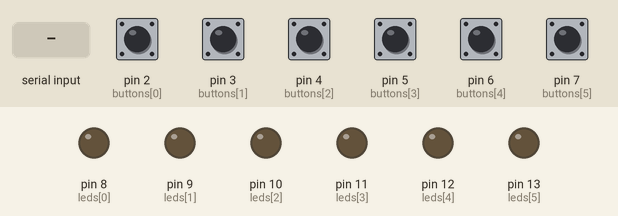
Recording of a sketch running on a simulated Arduino Uno, built with avr-gcc and run on an emulated ATmega328P. On the bench: output pins drawn as LEDs (lit = HIGH). The inputs (shaded band) are chosen by the test bench; at power-on: pin 7 (buttons[5]) HIGH, pin 2 (buttons[0]), pin 3 (buttons[1]), pin 4 (buttons[2]), pin 5 (buttons[3]), pin 6 (buttons[4]) LOW. What the sketch prints to the serial monitor is not drawn.

Above: at 1.2 s.
1.3 s: "90,45\n" received over Serial
At 2.7 s:
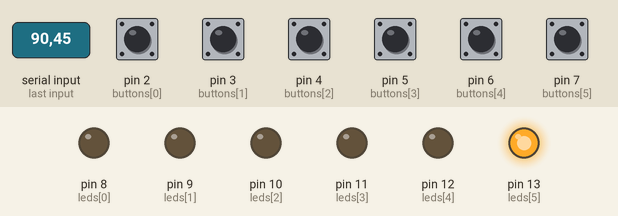
4.3 s: pin 2 (buttons[0]) pulled HIGH for 0.15 s
At 4.37 s:
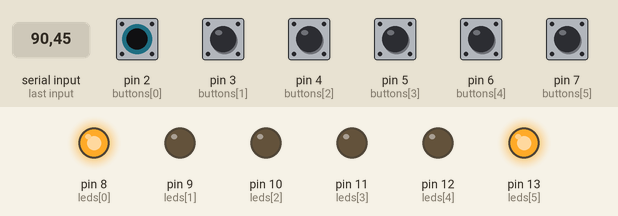
5.9 s: pin 3 (buttons[1]) pulled HIGH for 0.15 s
At 5.97 s:
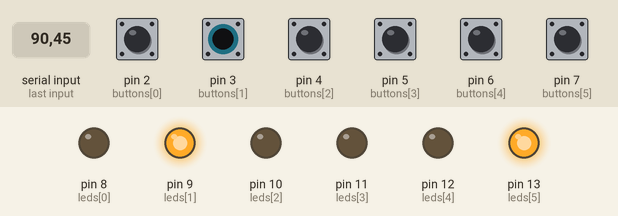
7.5 s: pin 4 (buttons[2]) pulled HIGH for 0.15 s
At 7.57 s:
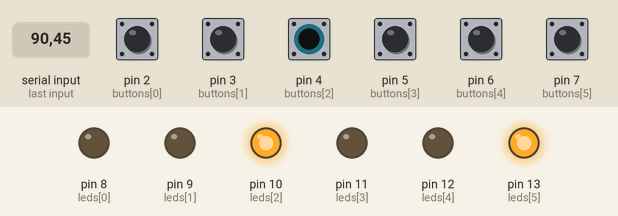
9.1 s: "30,150\n" received over Serial
At 11.5 s:
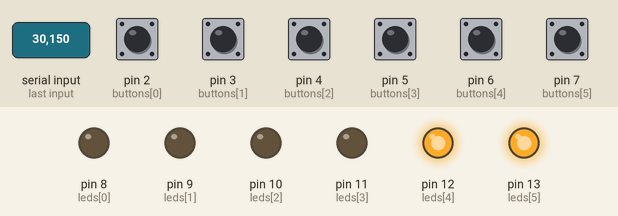
12.1 s: pin 2 (buttons[0]) driven HIGH and pin 3 (buttons[1]) driven HIGH
At 13.5 s:
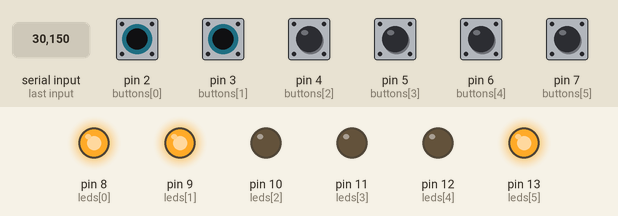
Timing chart, 0 to 14.6 s (numbered marks = the images above; inputs shaded):
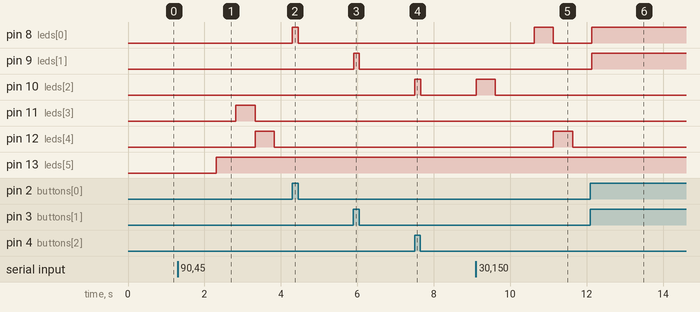

The sketch:

led.ino
```cpp
const int leds[] = {8, 9, 10, 11, 12, 13};
const int buttons[] = {2, 3, 4, 5, 6, 7};
int buttons_values[] = {0, 0, 0, 0, 0, 0};
int buttons_values_prev[] = {0, 0, 0, 0, 0, 0};
int incomingByte = 0; // for incoming serial data
int indice = 0;
int led = 0;
byte myNumber = 0;

void setup() {
  // initialisation du port serie
  Serial.begin(9600);
  // initialisation des leds
  for(int i=0; i< 6; i++) {
    pinMode(leds[i], OUTPUT);
  }
  // initialisation des boutons
  for(int i=0; i< 6; i++) {
    pinMode(buttons[i], INPUT);
  }
}

void loop() {
  bool allume = false;
  for(int j=0; j<6; j++) {
    buttons_values_prev[j] = buttons_values[j];
    buttons_values[j] = digitalRead(buttons[j]);
    if(buttons_values[j] == HIGH) {
      allume = true;
      digitalWrite(leds[j], HIGH);
      delay(1);
    } else {
      allume = false;
      digitalWrite(leds[j], LOW);
      delay(1);
    }
    if(buttons_values_prev[j] != buttons_values[j]) {
      int id = j+1;
      Serial.print(id);
    }
  }

  incomingByte = Serial.read();
  if(incomingByte != -1 && incomingByte != 10) {
    Serial.print("I received: ");
    Serial.print(incomingByte, DEC);
    Serial.print(" ");
    int as_int = (int)incomingByte;
    byte myNumber = incomingByte - '0';
    Serial.println(myNumber);
    indice = myNumber-1;
    led = leds[indice];
    if(led == HIGH) {
      digitalWrite(led, LOW);
    } else {
      digitalWrite(led, HIGH);
      delay(500);
    }
  }
}
```

Measured:
- after the input at 1.3 s, pin 11 (leds[3]): LOW → HIGH after 1.5 s, → LOW 0.50 s later; pin 12 (leds[4]): LOW → HIGH after 2.0 s, → LOW 0.50 s later; pin 13 (leds[5]): LOW → HIGH after 1.0 s
- after the input at 4.3 s, pin 8 (leds[0]): LOW → HIGH at once, → LOW 0.15 s later
- after the input at 5.9 s, pin 9 (leds[1]): LOW → HIGH at once, → LOW 0.15 s later
- after the input at 7.5 s, pin 10 (leds[2]): LOW → HIGH at once, → LOW 0.15 s later
- after the input at 9.1 s, pin 8 (leds[0]): LOW → HIGH after 1.5 s, → LOW 0.50 s later; pin 10 (leds[2]): LOW → HIGH at once, → LOW 0.50 s later; pin 12 (leds[4]): LOW → HIGH after 2.0 s, → LOW 0.50 s later
- after the input at 12.1 s, pin 8 (leds[0]), pin 9 (leds[1]): LOW → HIGH at once
